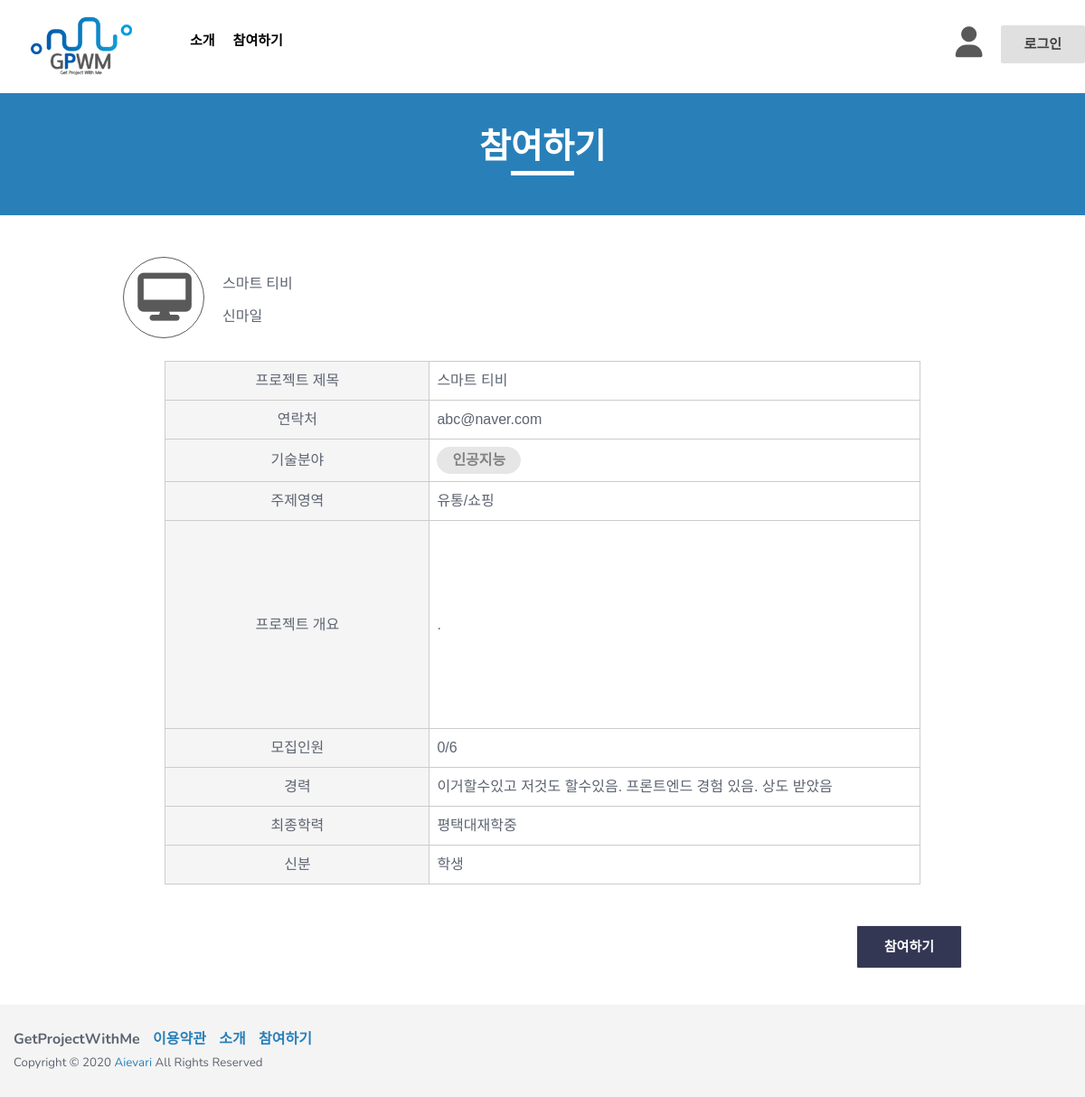
The app's page /board/posting/7/, older data.
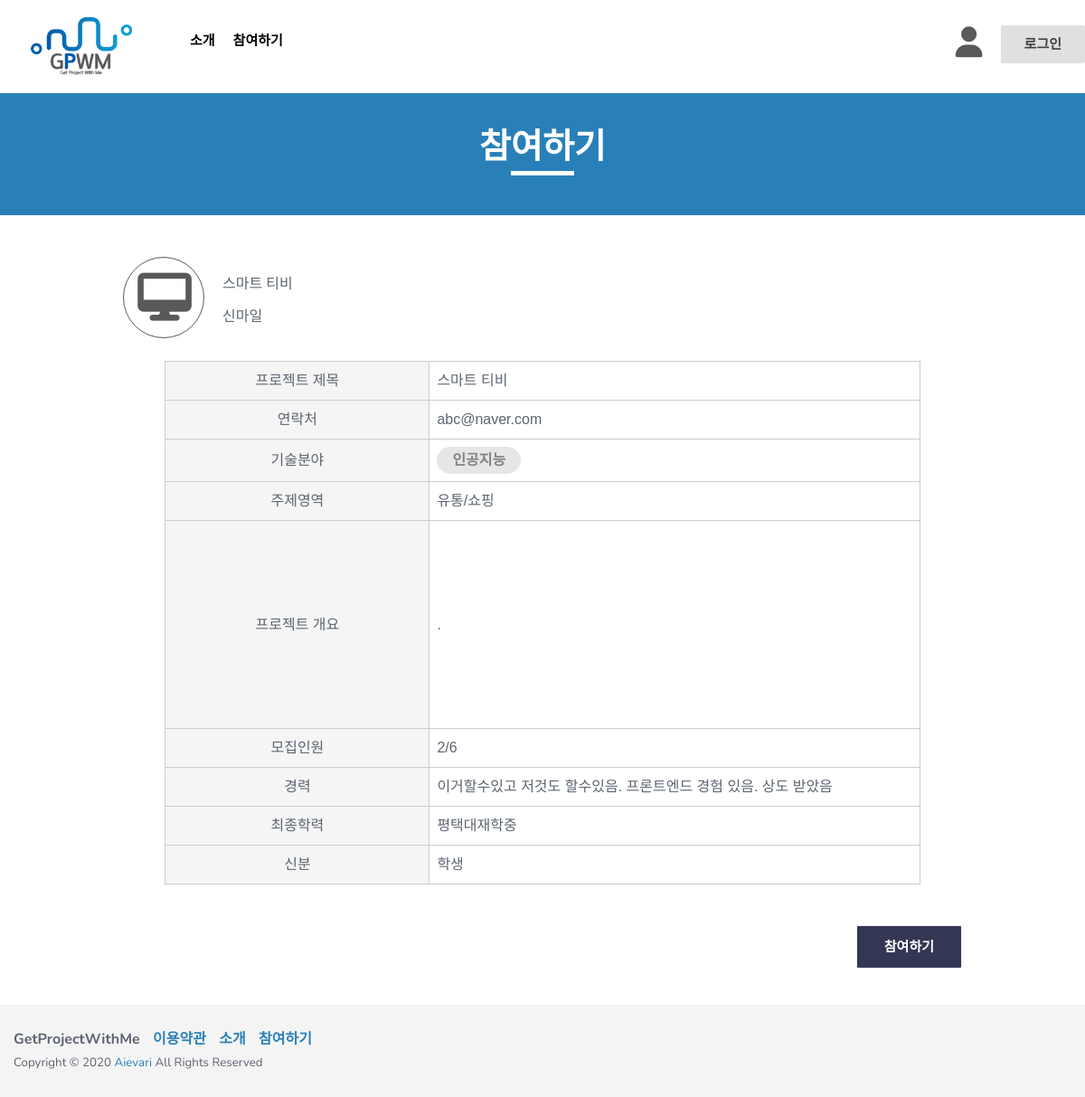
The same page, newer data.
### board/models.py (models this page shows, shortened)
class Writing(models.Model):
    TECHNICAL_CHOICES = {
       ('웹', '웹'),
       ('앱', '앱'),
       ('게임', '게임'),
       ('인공지능', '인공지능'),
       ('기타', '기타')
    }
    TOPIC_CHOICES = {
       ('생활', '생활'),
       ('업무', '업무'),
       ('공공/교통', '공공/교통'),
       ('금융/핀테크', '금융/핀테크'),
       ('의료', '의료'),
       ('교육', '교육'),
       ('유통/쇼핑', '유통/쇼핑'),
       ('엔터테인먼트', '엔터테인먼트'),
       ('기타', '기타')
    }
    IDENTITY_CHOICES = {
       ('학생', '학생'),
       ('취준생', '취준생'),
       ('직장인', '직장인'),
       ('기타','기타')
    }
    author = models.ForeignKey(User, on_delete=models.CASCADE, null=False)  # 유저모델과 연결!
    title = models.CharField(max_length=200, default = '') #프로젝트 개요
    technical_field = models.CharField(max_length=80, choices=TECHNICAL_CHOICES, default = '') #기술분야
    topic_area = models.CharField(max_length=80, choices=TOPIC_CHOICES, default = '')#주제영역
    content = models.TextField('프로젝트 개요서 첨부')  # 프로젝트 개요서 첨부
    team = models.CharField(max_length=30, default = '')#모집인원
    최종학력 = models.CharField(max_length=200, default = '')
    신분 = models.CharField(max_length=200, choices=IDENTITY_CHOICES, default = '')
    like = models.ManyToManyField(User, related_name='likes',blank=True)
    like_count = models.PositiveIntegerField(default=0) #0또는 양수만 받는 필드
    create_date = models.DateTimeField(auto_now_add=True)  # 글이 만들어지면 자동 작성.
    modify_date = models.DateTimeField(null=True, blank=True)  # 수정할 때마다 갱신.(뷰에서 제어)

### board/views.py (the view)
# urls.py: path('posting/<int:pk>/', views.posting, name='posting'),
def posting(request, pk):
    post = Writing.objects.get(pk=pk)
    return render(request, 'posting.html', {'post':post})

### board/templates/posting.html (shortened to what the changed rows need)
<!DOCTYPE html>
<html class="no-js" lang="en">
  <head>
    <link rel="stylesheet" href="/static/css/bootstrap.min.css" />
    <link rel="stylesheet" href="/static/css/owl.carousel.css" />
    <link rel="stylesheet" href="/static/css/owl.transitions.css" />
    <link rel="stylesheet" href="/static/css/animate.css" />
    <link rel="stylesheet" href="/static/css/meanmenu.min.css" />
    <link rel="stylesheet" href="/static/css/font-awesome.min.css" />
    <link rel="stylesheet" href="/static/css/themify-icons.css" />
    <link rel="stylesheet" href="/static/css/flaticon.css" />
    <link rel="stylesheet" href="/static/css/magnific.min.css" />
    <link rel="stylesheet" href="/static/css/style.css" />
    <link rel="stylesheet" href="/static/css/responsive.css" />
  </head>
  <body>
    <div class="support-service-area fix prostart">
      <div class="container conwidth">
        <div class="row">
          <div>
            <a class="support-images" href="#"
              ><i class="fa-solid fa-desktop cateicon"></i
            ></a>
            <p class="protitle">{{post.title}}</p>
            <p class="protitle proname">{{post.author.last_name}}</p>
          </div>
        </div>
      </div>
    </div>
    <div class="support-service-area fix prostart">
      <div class="container conwidth">
        <div class="row">
          <div class="col-md-12 col-sm-12 col-xs-12">
            <div class="deposite-content">
              <div class="diposite-box">
                <div class="deposite-table">
                  <table>
                    <tr>
                      <td>프로젝트 제목</td>
                      <td class="tdright">{{post.title}}</td>
                    </tr>
                    <tr>
                        <td>연락처</td>
                        <td class="tdright">{{post.author.email}}</td>
                      </tr>
                    <tr>
                      <td class="tdright">
                        <h6 class="catename procate">{{post.technical_field}}</h6>
                      </td>
                    </tr>
                    <tr>
                      <td>주제영역</td>
                      <td class="tdright">{{post.topic_area}}</td>
                    </tr>
                    <tr>
                      <td>프로젝트 개요</td>
                      <td class="tdright profile_pdf">
                        {{post.content}}
                      </td>
                    </tr>
                    <tr>
                      <td>모집인원</td>
                      <td class="tdright">{{post.like_count}}/{{post.team}}</td>
                    </tr>
                    <tr>
                      <td>경력</td>
                      <td class="tdright">{{post.author.first_name}}</td>
                    </tr>
                    <tr>
                      <td>최종학력</td>
                      <td class="tdright">{{post.최종학력}}</td>
                    </tr>
                    <tr>
                      <td>신분</td>
                      <td class="tdright">{{post.신분}}</td>
                    </tr>
                  </table>
                </div>
              </div>
            </div>
          </div>
        </div>
      </div>
    </div>
  </body>
</html>

Row changes from the older to the newer data that the page shows:
changed Writing "스마트 티비": like_count "0" → "2"
